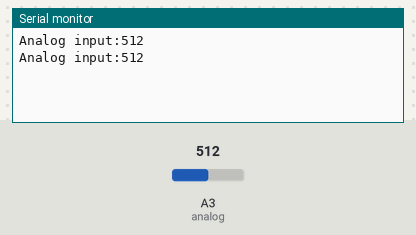
Bench run of a sketch on a simulated Arduino Uno, built with avr-gcc and run on an emulated ATmega328P. On the bench: the last lines printed to the serial monitor. Inputs (shaded band) come from the test bench; at power-on: A3 (analog) = 512.

Above: at 2.8 s.
2.9 s: A3 (analog) set to 716
At 5.2 s:
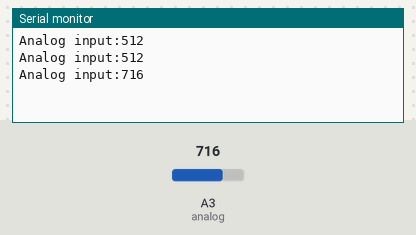
5.6 s: A3 (analog) set to 900
At 6.7 s:
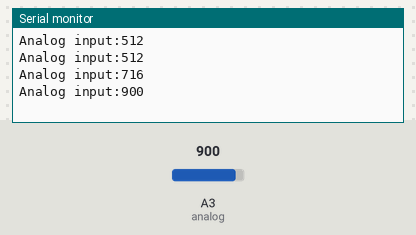
Timing chart, 0 to 8.6 s (numbered marks = the images above; inputs shaded):
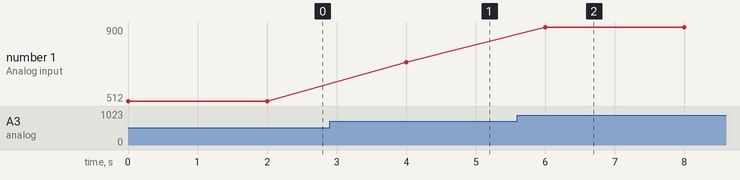

The sketch:

Soil_Moisture_Read_MCU_Analog.ino
```cpp
int analog= 17;
int A=0;


void setup() {
  // put your setup code here, to run once:
  Serial.begin(115200);

}

void loop() {
  // put your main code here, to run repeatedly:
  A=analogRead(analog);
  Serial.print("Analog input:");
  Serial.println(A);
  delay(2000);
}
```

Measured:
- after the input at 2.9 s, the serial monitor: prints a new line after 1.1 s (image 1)
- after the input at 5.6 s, the serial monitor: prints a new line after 0.40 s (image 2)
- plotted number 1: 512 → 716 after the input at 2.9 s, 716 → 900 after the input at 5.6 s
